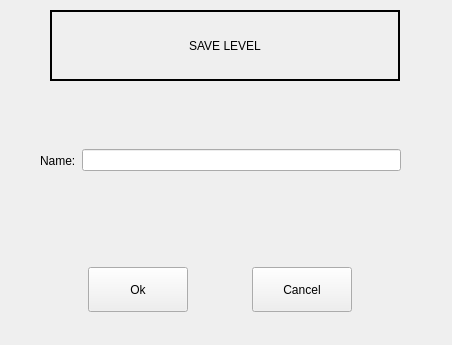
<?xml version="1.0" encoding="UTF-8"?>
<ui version="4.0">
 <class>Dialog</class>
 <widget class="QDialog" name="Dialog">
  <property name="geometry">
   <rect>
    <x>0</x>
    <y>0</y>
    <width>452</width>
    <height>345</height>
   </rect>
  </property>
  <property name="windowTitle">
   <string>Dialog</string>
  </property>
  <widget class="QLabel" name="title_label">
   <property name="geometry">
    <rect>
     <x>50</x>
     <y>10</y>
     <width>350</width>
     <height>71</height>
    </rect>
   </property>
   <property name="frameShape">
    <enum>QFrame::WinPanel</enum>
   </property>
   <property name="text">
    <string>SAVE LEVEL</string>
   </property>
   <property name="alignment">
    <set>Qt::AlignCenter</set>
   </property>
  </widget>
  <widget class="QWidget" name="horizontalLayoutWidget">
   <property name="geometry">
    <rect>
     <x>20</x>
     <y>500</y>
     <width>771</width>
     <height>80</height>
    </rect>
   </property>
   <layout class="QHBoxLayout" name="horizontalLayout">
    <item>
     <widget class="QPushButton" name="ok">
      <property name="minimumSize">
       <size>
        <width>100</width>
        <height>45</height>
       </size>
      </property>
      <property name="maximumSize">
       <size>
        <width>100</width>
        <height>45</height>
       </size>
      </property>
      <property name="text">
       <string>Ok</string>
      </property>
     </widget>
    </item>
    <item>
     <widget class="QPushButton" name="cancel">
      <property name="minimumSize">
       <size>
        <width>100</width>
        <height>45</height>
       </size>
      </property>
      <property name="maximumSize">
       <size>
        <width>100</width>
        <height>45</height>
       </size>
      </property>
      <property name="text">
       <string>Cancel</string>
      </property>
     </widget>
    </item>
   </layout>
  </widget>
  <widget class="QWidget" name="horizontalLayoutWidget_2">
   <property name="geometry">
    <rect>
     <x>40</x>
     <y>120</y>
     <width>361</width>
     <height>81</height>
    </rect>
   </property>
   <layout class="QHBoxLayout" name="horizontalLayout_2">
    <item>
     <widget class="QLabel" name="name_label">
      <property name="text">
       <string>Name:</string>
      </property>
     </widget>
    </item>
    <item>
     <widget class="QLineEdit" name="name_edit">
      <property name="maxLength">
       <number>15</number>
      </property>
     </widget>
    </item>
   </layout>
  </widget>
  <widget class="QWidget" name="horizontalLayoutWidget_3">
   <property name="geometry">
    <rect>
     <x>30</x>
     <y>250</y>
     <width>381</width>
     <height>80</height>
    </rect>
   </property>
   <layout class="QHBoxLayout" name="horizontalLayout_3">
    <item>
     <widget class="QPushButton" name="ok_2">
      <property name="minimumSize">
       <size>
        <width>100</width>
        <height>45</height>
       </size>
      </property>
      <property name="maximumSize">
       <size>
        <width>100</width>
        <height>45</height>
       </size>
      </property>
      <property name="text">
       <string>Ok</string>
      </property>
     </widget>
    </item>
    <item>
     <widget class="QPushButton" name="cancel_2">
      <property name="minimumSize">
       <size>
        <width>100</width>
        <height>45</height>
       </size>
      </property>
      <property name="maximumSize">
       <size>
        <width>100</width>
        <height>45</height>
       </size>
      </property>
      <property name="text">
       <string>Cancel</string>
      </property>
     </widget>
    </item>
   </layout>
  </widget>
 </widget>
 <resources/>
 <connections/>
</ui>
